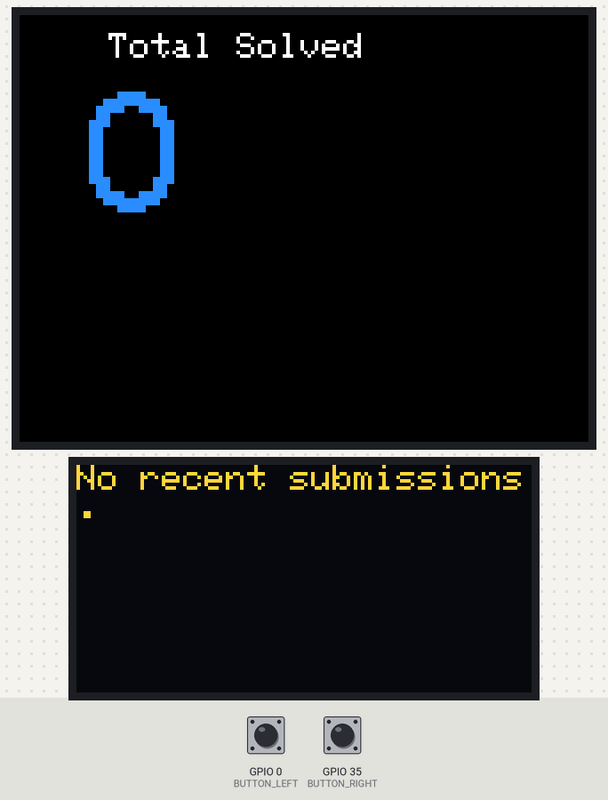
A sketch run on a simulated ESP32. Shown: 320×240 colour display, 128×64 one-colour display. The test bench sets the inputs (shaded band); at power-on: GPIO 35 (BUTTON_RIGHT) HIGH, GPIO 0 (BUTTON_LEFT) HIGH. The OLED is the two-colour kind (top 16 rows yellow); WiFi joins after 1.5 s; servers stay silent unless stated; the local clock reads 2024-03-15 10:24:30 at power-on unless the sketch sets it; random numbers use the default seed unless the sketch sets one; what the sketch prints to the serial monitor is not drawn.

Above: at 3.6 s.
3.7 s: GPIO 35 (BUTTON_RIGHT) pulled LOW for 1 s
At 4.53 s:
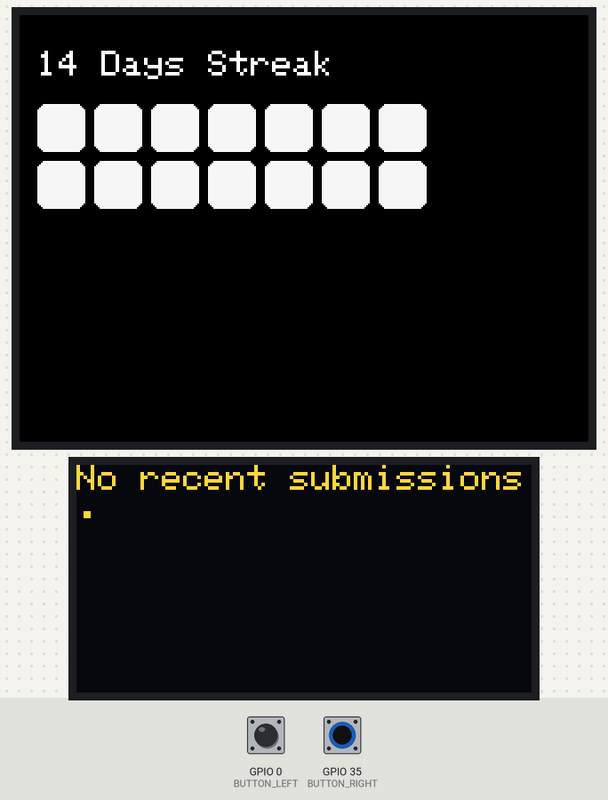
6.2 s: GPIO 35 (BUTTON_RIGHT) pulled LOW for 3.2 s
At 6.63 s:
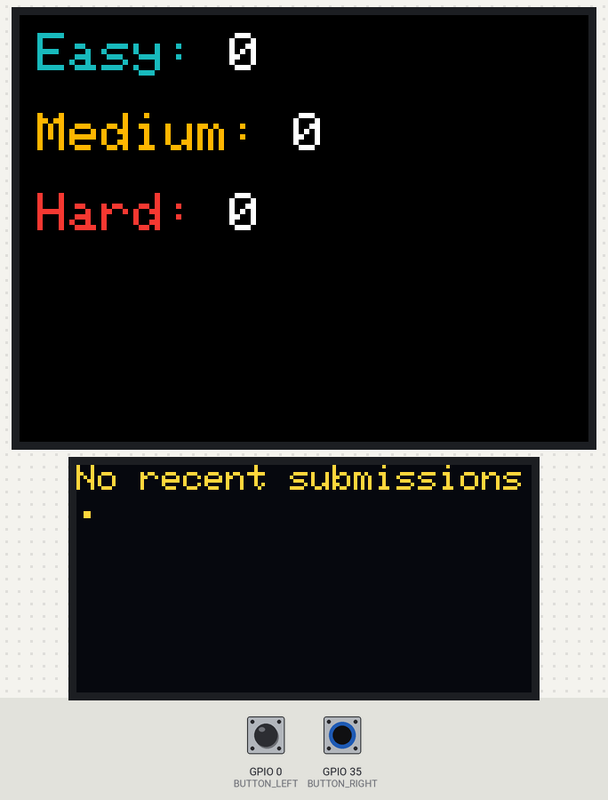
10.9 s: GPIO 35 (BUTTON_RIGHT) pulled LOW for 0.15 s
Timing chart, 0 to 13.9 s (numbered marks = the images above; inputs shaded):
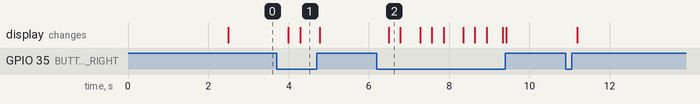

Measured:
- after the input at 3.7 s, the display: first changes after 0.29 s (image 1 shows a later state)
- after the input at 6.2 s, the display: changes after 0.29 s (image 2)

The sketch:

leetcode_progress_station.ino
```cpp
#include <TFT_eSPI.h>
#include <WiFi.h>
#include <HTTPClient.h>
#include <Arduino_JSON.h>
#include <Wire.h>
#include <Adafruit_GFX.h>
#include <Adafruit_SH110X.h>

// WiFi credentials
const char* ssid = "Barnard Guest"; // WiFi Name
const char* password = ""; // WiFi Password

// API URL
const String baseUrl = "https://leetcode-api-faisalshohag.vercel.app/";
String leetcodeUsername = "PowerYang";
String apiUrl = baseUrl + leetcodeUsername;

// Buttons
#define BUTTON_LEFT 0
#define BUTTON_RIGHT 35

// Define OLED display
#define SCREEN_WIDTH 128
#define SCREEN_HEIGHT 64

// Create the OLED object
Adafruit_SH1106G display(SCREEN_WIDTH, SCREEN_HEIGHT, &Wire);

// Globals
int currentScreen = 1;
JSONVar apiResponse;

// Time zone (0 for GMT)
const long gmtOffset_sec = 0;
const int daylightOffset_sec = 0;

// Display setup
TFT_eSPI tft = TFT_eSPI();

// Color Palette
uint16_t blueColor = tft.color565(0x2d, 0x8e, 0xff);
uint16_t greenColor = tft.color565(0x1c, 0xbb, 0xba);
uint16_t orangeColor = tft.color565(0xff, 0xb7, 0x03);
uint16_t redColor = tft.color565(0xf5, 0x38, 0x37);
uint16_t brightGreenColor = tft.color565(0x01, 0xc1, 0x02);
uint16_t greyColor = tft.color565(0xf5, 0xf5, 0xf5);

void fetchLeetCodeData() {
  HTTPClient http;
  http.begin(apiUrl);

  int httpResponseCode = http.GET();

  if (httpResponseCode == 200) {
    String response = http.getString();
    apiResponse = JSON.parse(response);

    if (JSON.typeof(apiResponse) == "undefined") {
      Serial.println("Error parsing API response");
    }
  } else {
    Serial.print("Error on HTTP request: ");
    Serial.println(httpResponseCode);
  }
  http.end();
}

void displayTotalSolved() {
  tft.fillScreen(TFT_BLACK);
  tft.setTextSize(2);
  tft.setTextColor(TFT_WHITE, TFT_BLACK);
  tft.setCursor(50, 10);
  tft.print("Total Solved");

  tft.setTextSize(4);
  tft.setTextFont(4);
  tft.setTextColor(blueColor, TFT_BLACK);
  tft.setCursor(35, 35);
  tft.print((int)apiResponse["totalSolved"]);
}

void displayDifficultyBreakdown() {
  tft.fillScreen(TFT_BLACK);
  tft.setTextFont(1);
  tft.setTextSize(3);

  // Easy
  tft.setTextColor(greenColor, TFT_BLACK);
  tft.setCursor(10, 10);
  tft.print("Easy: ");
  tft.setTextColor(TFT_WHITE, TFT_BLACK);
  tft.println((int)apiResponse["easySolved"]);

  // Medium
  tft.setTextColor(orangeColor, TFT_BLACK);
  tft.setCursor(10, 55);
  tft.print("Medium: ");
  tft.setTextColor(TFT_WHITE, TFT_BLACK);
  tft.println((int)apiResponse["mediumSolved"]);

  // Hard
  tft.setTextColor(redColor, TFT_BLACK);
  tft.setCursor(10, 100);
  tft.print("Hard: ");
  tft.setTextColor(TFT_WHITE, TFT_BLACK);
  tft.println((int)apiResponse["hardSolved"]);
}

int getTodayMidnightTimestamp() {
    // Get the current time
    time_t now;
    struct tm timeInfo;
    time(&now);                  // Get current time as a UNIX timestamp
    gmtime_r(&now, &timeInfo);   // Convert to GMT (UTC) time structure

    // Set time to midnight
    timeInfo.tm_hour = 0;
    timeInfo.tm_min = 0;
    timeInfo.tm_sec = 0;

    // Convert back to UNIX timestamp
    return mktime(&timeInfo);
}

void displaySubmissionHeatMap() {
  tft.fillScreen(TFT_BLACK);
  tft.setTextSize(2);
  tft.setTextColor(TFT_WHITE, TFT_BLACK);
  tft.setCursor(10, 20);
  tft.print("14 Days Streak");

  JSONVar submissionCalendar = apiResponse["submissionCalendar"];
  int heatmapSize = 14;
  int squareSize = 27;
  int padding = 5;
  int startX = 10;
  int startY = 50;

  int midnightTimestamp = getTodayMidnightTimestamp();
  Serial.println("Today's midnight timestamp (GMT): " + String(midnightTimestamp));
  for (int i = 0; i < heatmapSize; i++) {
    // Calculate timestamp for each day in the past 14 days
    int dayTimestamp = midnightTimestamp - (13 - i) * 86400;
    String dayKey = String(dayTimestamp);

    // Check if the day has submissions
    int submissions = submissionCalendar.hasOwnProperty(dayKey) ? (int)submissionCalendar[dayKey] : 0;

    // Determine square color
    uint16_t color = submissions > 0 ? brightGreenColor : greyColor;

    // Draw the square (positioning logic remains the same)
    int row = i / 7;
    int col = i % 7;
    int x = startX + col * (squareSize + padding);
    int y = startY + row * (squareSize + padding);
    tft.fillRoundRect(x, y, squareSize, squareSize, 5, color);
  }
}

void setup() {
  Serial.begin(115200);
  tft.init();
  tft.setRotation(1);
  // Start I2C communication for OLED
  Wire.begin(21, 22); // SDA = 21, SCL = 22

  // Initialize the OLED display
  if (!display.begin(0x3C)) { // 0x3C is the default I2C address for SH110X
    Serial.println(F("SH110X allocation failed"));
    for (;;);
  }

  // Connect to Wi-Fi
  WiFi.begin(ssid, password);
  while (WiFi.status() != WL_CONNECTED) {
    delay(1000);
    Serial.println("Connecting to Wi-Fi...");
  }
  Serial.println("Connected to Wi-Fi");

  // Configure time
  configTime(gmtOffset_sec, daylightOffset_sec, "pool.ntp.org");

  // Wait for time to be set
  struct tm timeInfo;
  if (!getLocalTime(&timeInfo)) {
      Serial.println("Failed to obtain time");
      return;
  }

  // Display first screen
  drawScreen(currentScreen);

  // Display OLED screen
  drawOLEDScreen();

  // Button interrupts
  pinMode(BUTTON_LEFT, INPUT_PULLUP);
  pinMode(BUTTON_RIGHT, INPUT_PULLUP);
}

void drawScreen(int screenNumber) {
  if (screenNumber == 1) {
    fetchLeetCodeData();
    displayTotalSolved();
  } else if (screenNumber == 2) {
    displayDifficultyBreakdown();
  } else if (screenNumber == 3) {
    displaySubmissionHeatMap();
  }
}

// OLED screen to display a random problem
void drawOLEDScreen() {
  if (JSON.typeof(apiResponse["recentSubmissions"]) == "undefined" || apiResponse["recentSubmissions"].length() == 0) {
    display.clearDisplay();
    display.setTextSize(1);
    display.setCursor(0, 0);
    display.print("No recent submissions.");
    display.display();
    return;
  }

  // Pick a random problem from recentSubmissions
  int submissionCount = apiResponse["recentSubmissions"].length();
  int randomIndex = random(0, submissionCount);
  String problemTitle = (const char*)apiResponse["recentSubmissions"][randomIndex]["title"];

  // Clear OLED and display the question
  display.clearDisplay();
  display.setTextSize(1);
  display.setTextColor(SH110X_WHITE);

  display.setCursor(0, 0);
  display.print("void recallRecent() {");

  display.setCursor(0, 20);
  display.print("problem = \"" + problemTitle + "\";");

  display.setCursor(0, 55);
  display.print("}");

  display.display();
}

void loop() {
  if (digitalRead(BUTTON_LEFT) == LOW) {
    // Wait for button debounce
    delay(200);
    drawOLEDScreen(); // Redraw OLED with a new random problem
  }

  if (digitalRead(BUTTON_RIGHT) == LOW) {
    // Wait for button debounce
    delay(200);
    currentScreen = (currentScreen % 3) + 1; // Cycles through 1, 2, 3, 1...
    drawScreen(currentScreen);
  }
}
```
